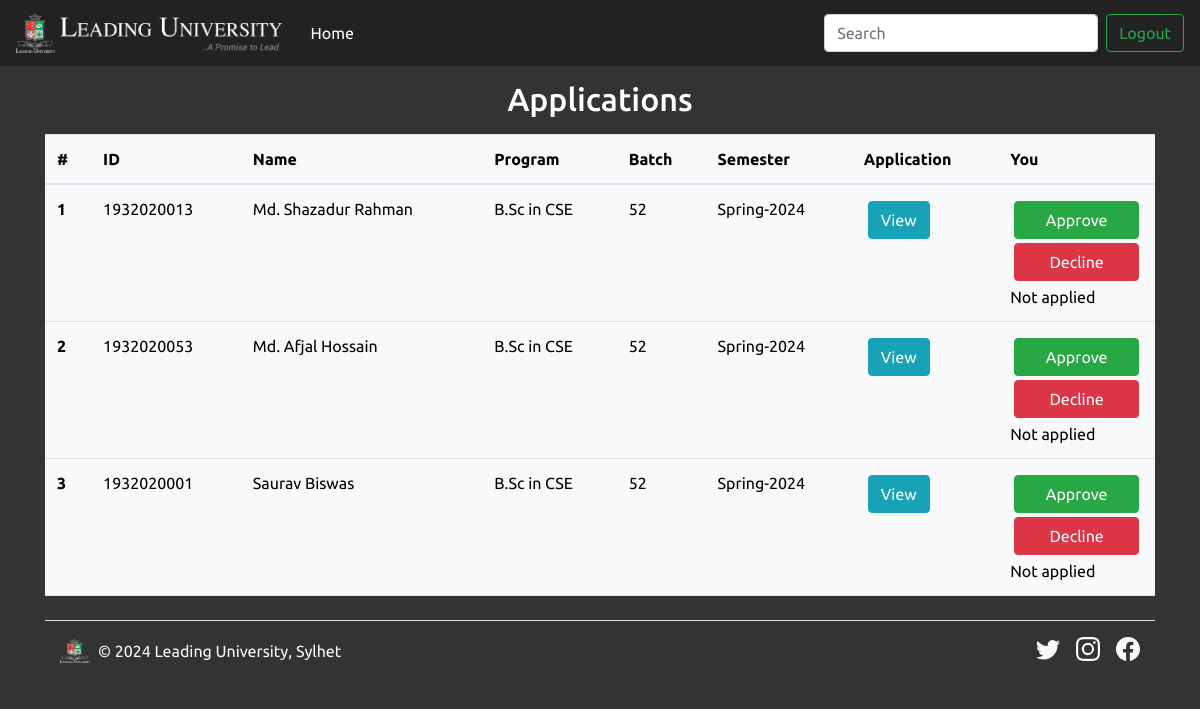
/70Head.php (signed in), run on the app's committed database.
### tables this page shows
CREATE TABLE `tuitionfees` (
  `id` int(11) NOT NULL,
  `sid` varchar(16) NOT NULL,
  `name` varchar(50) NOT NULL,
  `dept` varchar(50) NOT NULL,
  `program` varchar(50) NOT NULL,
  `batch` int(3) NOT NULL,
  `season` varchar(10) NOT NULL,
  `year` varchar(4) NOT NULL,
  `semester` varchar(20) NOT NULL,
  `credit` float NOT NULL,
  `waiver` int(3) NOT NULL,
  `totalfee` int(6) NOT NULL,
  `otherfees` int(6) NOT NULL,
  `docp` varchar(50) NOT NULL,
  `hstatus` varchar(20) NOT NULL,
  `registrar` varchar(20) NOT NULL,
  `beforemid` int(6) NOT NULL,
  `aftermid` int(6) NOT NULL,
  `fees` int(6) NOT NULL
);

### 70Head.php (the view, shortened to what this page needs)
<?php
include "config.php";
$myDept = $_SESSION['logger']['dept'];
$sql = "SELECT * FROM tuitionfees WHERE dept = '$myDept' ORDER BY id DESC";
$result = mysqli_query($conn, $sql);
?>
<!DOCTYPE html>
<html lang="en">
<head>
    <link href="https://cdn.jsdelivr.net/npm/bootstrap@5.2.3/dist/css/bootstrap.min.css" rel="stylesheet"
>
    <link rel="stylesheet" type="text/css" href="bootstrap.min.css">
</head>
<body>
<nav class="navbar navbar-expand-lg navbar-dark fixed-top">
    <div class="navbar-brand" href="#">
        <div><img src="logo-white.png" alt="LU logo" height="40">
        <div class="label"><img src="label-white.png" alt="LU name" height="40"></div></div>
    </div>
    <div class="collapse navbar-collapse" id="navbarSupportedContent">
        <ul class="navbar-nav mr-auto">
        <li class="nav-item active">
            <a class="nav-link" href="index2.php">Home <span class="sr-only">(current)</span></a>
        </li>
        </ul>
        <form class="form-inline my-2 my-lg-0">
        <input class="form-control mr-sm-2" type="search" id="search" placeholder="Search" aria-label="Search">
        </form>
        <a href="logout.php"><button class="btn btn-outline-success my-2 my-sm-0">Logout</button></a>
    </div>
    </nav>
    <div class="container">
    <h2 style="padding-top: 80px;">Applications</h2>
    <?php if (mysqli_num_rows($result)) { ?>
        <table class="table table-light my-3">
            <thead>
                <tr>
                <th scope="col">#</th>
                <th scope="col">ID</th>
                <th scope="col">Name</th>
                <th scope="col">Program</th>
                <th scope="col">Batch</th>
                <th scope="col">Semester</th>
                <th scope="col">Application</th>
                <th scope="col">You</th>
                </tr>
            </thead>
            <tbody>
                <?php
			  	   $i = 0;
			  	   while($rows = mysqli_fetch_assoc($result)){
			  	   $i++;
			  	?>
                <tr>
                    <th scope="row"><?=$i?></th>
                    <td><?php echo $rows['sid']; ?></td>
                    <td><?php echo $rows['name']; ?></td>
                    <td><?php echo $rows['program']; ?></td>
                    <td><?php echo $rows['batch']; ?></td>
                    <td><?php echo $rows['semester']; ?></td>
                    <td><a href="readPDF.php?docp=<?=$rows['docp']?>" class="btn btn-info m-1" target="_blank">View</a></td>
                    <td><a href="approve70.php?col=hstatus&id=<?=$rows['id']?>" class="btn btn-success m-1 d-grid"
                    <?php if($rows['hstatus']=='Approved'){echo "hidden";} ?>>Approve</a>
                    <a href="decline70.php?col=hstatus&id=<?=$rows['id']?>" class="btn btn-danger m-1 d-grid"
                    <?php if($rows['hstatus']=='Approved' || $rows['hstatus']=='Declined'){echo "hidden";} ?>>Decline</a>
                    <span <?php if($rows['hstatus']=='Pending'){echo "hidden";} ?>><?php echo $rows['hstatus']; ?></span></td>
                </tr>
                <?php } ?>
            </tbody>
        </table>
        <?php } ?>
        <footer class="d-flex flex-wrap justify-content-between align-items-center py-3 my-4 border-top">
            <div class="col-md-4 d-flex align-items-center">
            <a href="/" class="mb-3 me-2 mb-md-0 text-muted text-decoration-none lh-1">
                <img class="bi" width="30" height="24" src="logo-white.png"></img>
            </a>
            <span class="mb-3 mb-md-0 text-light">&copy; 2024 Leading University, Sylhet</span>
            </div>
            <ul class="nav col-md-4 justify-content-end list-unstyled d-flex">
            <li class="ms-3"><a class="text-light" href="#"><svg class="bi" width="24" height="24"><use xlink:href="#twitter"/></svg></a></li>
            <li class="ms-3"><a class="text-light" href="#"><svg class="bi" width="24" height="24"><use xlink:href="#instagram"/></svg></a></li>
            <li class="ms-3"><a class="text-light" href="#"><svg class="bi" width="24" height="24"><use xlink:href="#facebook"/></svg></a></li>
            </ul>
        </footer>
    </div>
</body>
</html>

### 70Head.php (style rules this page uses)
body { background: #333; font-family: 'Ubuntu', sans-serif; }
.navbar { background: #222; }
.label { float: right; }
.container h1, h2 { color: #fff; text-align: center; }
.bi { vertical-align: -.125em; fill: currentColor; }

### data on the page
tuitionfees: sid "1932020013", name "Md. Shazadur Rahman", program "B.Sc in CSE", batch "52", semester "Spring-2024", hstatus "Not applied"
tuitionfees: sid "1932020053", name "Md. Afjal Hossain", program "B.Sc in CSE", batch "52", semester "Spring-2024", hstatus "Not applied"
tuitionfees: sid "1932020001", name "Saurav Biswas", program "B.Sc in CSE", batch "52", semester "Spring-2024", hstatus "Not applied"
